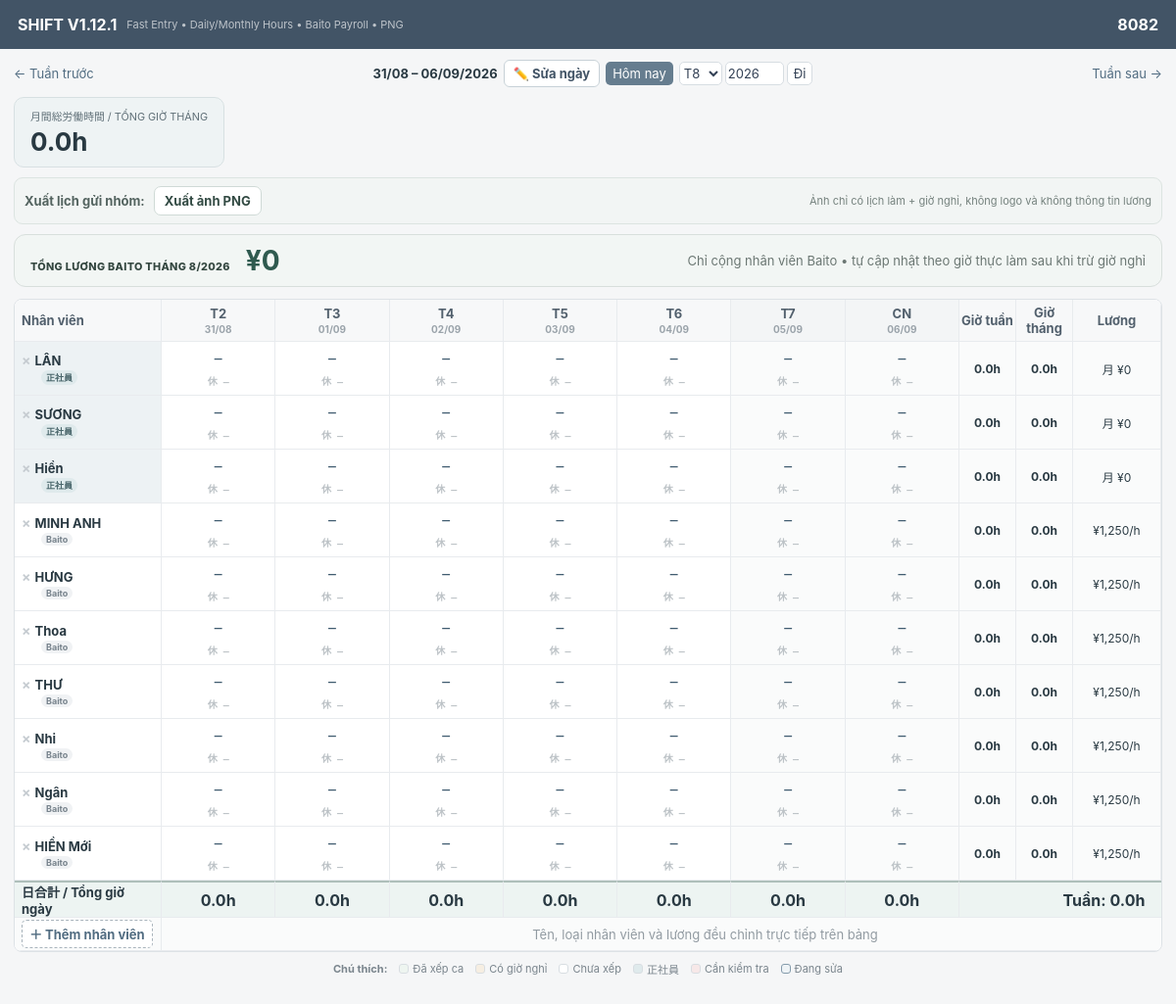
Page /?week=2026-08-31 on the committed database.
### tables this page shows
CREATE TABLE staff(id INTEGER PRIMARY KEY,name TEXT NOT NULL,active INTEGER DEFAULT 1,staff_type TEXT DEFAULT 'baito',pay_type TEXT DEFAULT 'hourly',hourly_rate INTEGER DEFAULT 1250,monthly_salary INTEGER DEFAULT 0,sort_order INTEGER DEFAULT 0);

### app.py (the view)
@app.route('/')
def index():
 m=monday(request.args.get('week'));days=[m+timedelta(days=i) for i in range(7)];c=db();staff=c.execute('select * from staff where active=1 order by sort_order,id').fetchall();rows=c.execute('select * from shifts where work_date between ? and ?',(str(days[0]),str(days[-1]))).fetchall();# Monthly totals for the month containing the week start.
 month_start=m.replace(day=1)
 if m.month==12: month_end=date(m.year+1,1,1)-timedelta(days=1)
 else: month_end=date(m.year,m.month+1,1)-timedelta(days=1)
 month_rows=c.execute('select * from shifts where work_date between ? and ?',(str(month_start),str(month_end))).fetchall()
 c.close();sm={(r['staff_id'],r['work_date']):r for r in rows}
 totals={s['id']:sum(hours(sm.get((s['id'],str(d)))) for d in days) for s in staff}
 monthly_totals={s['id']:sum(hours(r) for r in month_rows if r['staff_id']==s['id']) for s in staff}
 pay={s['id']:(round(monthly_totals[s['id']]*(s['hourly_rate'] or 0)) if s['pay_type']=='hourly' else (s['monthly_salary'] or 0)) for s in staff}
 baito_monthly_pay=sum(round(monthly_totals[s['id']]*(s['hourly_rate'] or 0)) for s in staff if s['staff_type']=='baito')
 daily_totals={str(d):sum(hours(sm.get((s['id'],str(d)))) for s in staff) for d in days}
 monthly_all_hours=sum(monthly_totals.values())
 return render_template('index.html',staff=staff,days=days,sm=sm,totals=totals,monthly_totals=monthly_totals,pay=pay,baito_monthly_pay=baito_monthly_pay,daily_totals=daily_totals,monthly_all_hours=monthly_all_hours,prev=m-timedelta(days=7),nxt=m+timedelta(days=7),current_month=m.month,current_year=m.year)

### app.py (called while the page is built)
def db():
 c=sqlite3.connect(DB); c.row_factory=sqlite3.Row; return c

def monday(s=None):
 d=datetime.strptime(s,'%Y-%m-%d').date() if s else date.today();return d-timedelta(days=d.weekday())

def hours(r):
 if not r:return 0
 br=hdiff(r['break_start'],r['break_end']) if r['break_start'] and r['break_end'] else 0
 return max(0,hdiff(r['start'],r['end'])-br)

### templates/index.html (shortened to what this page needs)
<!doctype html><html lang="vi"><head><meta charset="utf-8"><meta name="viewport" content="width=device-width,initial-scale=1"><title>SHIFT V1.12.1 Export Fix</title><link rel="stylesheet" href="/static/style.css"></head><body>
<header><div><b>SHIFT V1.12.1</b><span>Fast Entry • Daily/Monthly Hours • Baito Payroll • PNG</span></div><b>8082</b></header><main>
<div class="toolbar"><a href="/?week={{prev}}">← Tuần trước</a><div class="date-tools"><strong>{{days[0].strftime('%d/%m')}} – {{days[-1].strftime('%d/%m/%Y')}}</strong><button type="button" id="changeWeekBtn" class="change-week-btn">✏️ Sửa ngày</button><a class="today" href="/">Hôm nay</a><form id="jumpForm"><select id="jumpMonth">{% for m in range(1,13) %}<option value="{{m}}" {% if m==current_month %}selected{% endif %}>T{{m}}</option>{% endfor %}</select><input id="jumpYear" type="number" value="{{current_year}}"><button>Đi</button></form></div><a href="/?week={{nxt}}">Tuần sau →</a></div>
<div class="month-kpis"><div><small>月間総労働時間 / TỔNG GIỜ THÁNG</small><strong>{{'%.1f'|format(monthly_all_hours)}}h</strong></div></div><div class="exportbar"><b>Xuất lịch gửi nhóm:</b><a href="#" id="exportPng">Xuất ảnh PNG</a><span>Ảnh chỉ có lịch làm + giờ nghỉ, không logo và không thông tin lương</span></div><div class="payroll-summary"><div><small>TỔNG LƯƠNG BAITO THÁNG {{current_month}}/{{current_year}}</small><strong>¥{{'{:,}'.format(baito_monthly_pay)}}</strong></div><span>Chỉ cộng nhân viên Baito • tự cập nhật theo giờ thực làm sau khi trừ giờ nghỉ</span></div><div class="tablewrap"><table><thead><tr><th>Nhân viên</th>{% for d in days %}<th class="{% if loop.index0>=5 %}weekend{% endif %}">{{['T2','T3','T4','T5','T6','T7','CN'][loop.index0]}}<small>{{d.strftime('%d/%m')}}</small></th>{% endfor %}<th class="sumcol">Giờ tuần</th><th class="sumcol">Giờ tháng</th><th class="ratecol">Lương</th><th class="paycol">Dự kiến</th></tr></thead><tbody>
{% for s in staff %}<tr class="staff-row" data-staff-id="{{s.id}}"><th class="staff {% if s.staff_type=='fulltime' %}fulltime-staff{% endif %}"><button class="del" data-id="{{s.id}}">×</button><span class="staffname" draggable="true" title="Giữ tên và kéo để đổi vị trí" data-id="{{s.id}}">{{s.name}}</span><button class="badge staffedit" data-id="{{s.id}}" data-type="{{s.staff_type}}" data-paytype="{{s.pay_type}}" data-hourly="{{s.hourly_rate}}" data-monthly="{{s.monthly_salary}}">{{'正社員' if s.staff_type=='fulltime' else 'Baito'}}</button></th>{% for d in days %}{% set r=sm.get((s.id,d|string)) %}<td class="shift {% if r %}has-shift{% endif %} {% if loop.index0>=5 %}weekend-cell{% endif %}" data-id="{{s.id}}" data-date="{{d}}" data-start="{{r.start if r else ''}}" data-end="{{r.end if r else ''}}" data-bs="{{r.break_start if r and r.break_start else ''}}" data-be="{{r.break_end if r and r.break_end else ''}}"><div class="work">{{(r.start ~ '–' ~ r.end) if r else '—'}}</div>{% if r and r.break_start and r.break_end %}<div class="break">休 {{r.break_start}}–{{r.break_end}}</div>{% else %}<div class="break empty">休 —</div>{% endif %}</td>{% endfor %}<td class="total"><b>{{'%.1f'|format(totals[s.id])}}h</b></td><td class="total monthly"><b>{{'%.1f'|format(monthly_totals[s.id])}}h</b></td><td class="rate">{% if s.pay_type=='hourly' %}¥{{'{:,}'.format(s.hourly_rate or 0)}}/h{% else %}月 ¥{{'{:,}'.format(s.monthly_salary or 0)}}{% endif %}</td><td class="pay"><b>¥{{'{:,}'.format(pay[s.id])}}</b></td></tr>{% endfor %}
<tr class="daily-total-row"><th>日合計 / Tổng giờ ngày</th>{% for d in days %}<td><b>{{'%.1f'|format(daily_totals[d|string])}}h</b></td>{% endfor %}<td colspan="4"><b>Tuần: {{'%.1f'|format(daily_totals.values()|sum)}}h</b></td></tr><tr class="addrow"><th><button id="addStaff">＋ Thêm nhân viên</button></th><td colspan="11">Tên, loại nhân viên và lương đều chỉnh trực tiếp trên bảng</td></tr></tbody></table></div>
<div class="legend"><b>Chú thích:</b><span><i class="lg green"></i>Đã xếp ca</span><span><i class="lg orange"></i>Có giờ nghỉ</span><span><i class="lg gray"></i>Chưa xếp</span><span><i class="lg ft"></i>正社員</span><span><i class="lg red"></i>Cần kiểm tra</span><span><i class="lg blue"></i>Đang sửa</span></div><div id="status"></div></main>
</body></html>

### rows in the picture
staff: name "LÂN", staff_type "正社員", start "—" "—" "—" "—" "—" "—" "—", totals "0.0", monthly_totals "0.0", monthly_salary "0"
staff: name "SƯƠNG", staff_type "正社員", start "—" "—" "—" "—" "—" "—" "—", totals "0.0", monthly_totals "0.0", monthly_salary "0"
staff: name "Hiền", staff_type "正社員", start "—" "—" "—" "—" "—" "—" "—", totals "0.0", monthly_totals "0.0", monthly_salary "0"
staff: name "MINH ANH", staff_type "Baito", start "—" "—" "—" "—" "—" "—" "—", totals "0.0", monthly_totals "0.0", hourly_rate "1,250"
staff: name "HƯNG", staff_type "Baito", start "—" "—" "—" "—" "—" "—" "—", totals "0.0", monthly_totals "0.0", hourly_rate "1,250"
staff: name "Thoa", staff_type "Baito", start "—" "—" "—" "—" "—" "—" "—", totals "0.0", monthly_totals "0.0", hourly_rate "1,250"
staff: name "THƯ", staff_type "Baito", start "—" "—" "—" "—" "—" "—" "—", totals "0.0", monthly_totals "0.0", hourly_rate "1,250"
staff: name "Nhi", staff_type "Baito", start "—" "—" "—" "—" "—" "—" "—", totals "0.0", monthly_totals "0.0", hourly_rate "1,250"
staff: name "Ngân", staff_type "Baito", start "—" "—" "—" "—" "—" "—" "—", totals "0.0", monthly_totals "0.0", hourly_rate "1,250"
staff: name "HIỀN Mới", staff_type "Baito", start "—" "—" "—" "—" "—" "—" "—", totals "0.0", monthly_totals "0.0", hourly_rate "1,250"

### other values in the picture
{{ days[0].strftime('%d/%m') }} "31/08"
{{ days[-1].strftime('%d/%m/%Y') }} "06/09/2026"
{{ '%.1f'|format(monthly_all_hours) }} "0.0"
{{ current_month }} "8"
{{ current_year }} "2026"
{{ '{:,}'.format(baito_monthly_pay) }} "0"
{{ ['T2','T3','T4','T5','T6','T7','CN'][loop.index0] }} "T2" "T3" "T4" "T5" "T6" "T7" "CN"
{{ d.strftime('%d/%m') }} "31/08" "01/09" "02/09" "03/09" "04/09" "05/09" "06/09"
{{ '%.1f'|format(daily_totals[d|string]) }} "0.0" "0.0" "0.0" "0.0" "0.0" "0.0" "0.0"
{{ '%.1f'|format(daily_totals.values()|sum) }} "0.0"
